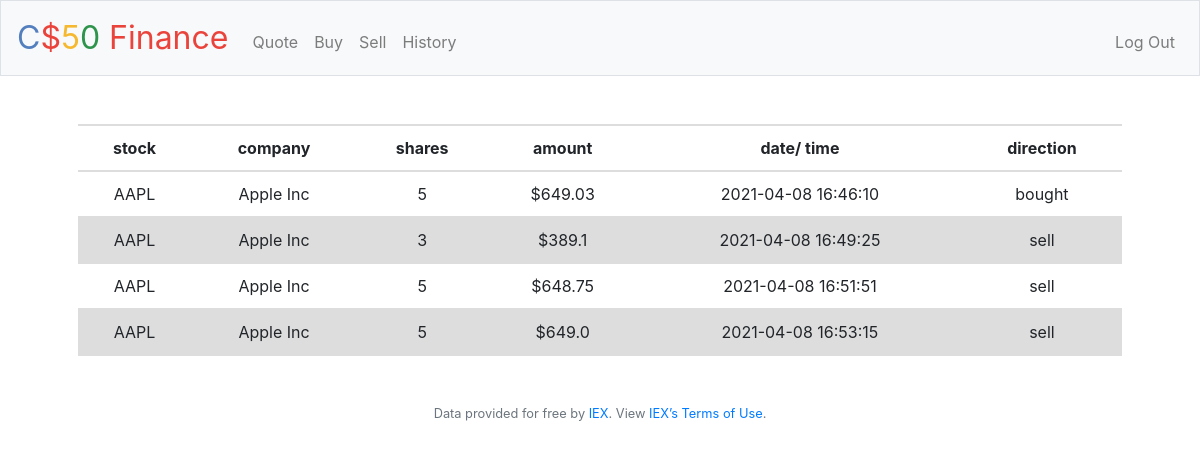
The app's page /history (signed in) with its own data.
### tables this page shows
CREATE TABLE all_transactions (id INTEGER, user_id INTEGER, stock TEXT NOT NULL, company TEXT NOT NULL, shares INTEGER, amount NUMERIC NOT NULL, datetime CHAR(19), direction TEXT NOT NULL, PRIMARY KEY(id));

### application.py (the view)
@app.route("/history")
@login_required
def history():
    history = db.execute("select stock, company, abs(shares) as shares, round(abs(amount),2) as amount, datetime, direction from all_transactions")
    return render_template("history.html", history=history)

### application.py (called while the page is built)
@app.after_request
def after_request(response):
    response.headers["Cache-Control"] = "no-cache, no-store, must-revalidate"
    response.headers["Expires"] = 0
    response.headers["Pragma"] = "no-cache"
    return response

### helpers.py (called while the page is built)
def login_required(f):
    @wraps(f)
    def decorated_function(*args, **kwargs):
        if session.get("user_id") is None:
            return redirect("/login")
        return f(*args, **kwargs)
    return decorated_function

### templates/history.html
{% extends "layout.html" %}
{% block main %}
<div>
    <table style="width:100%">
        <thead>
            <tr>
                <th>stock</th>
                <th>company</th>
                <th>shares</th>
                <th>amount</th>
                <th>date/ time</th>
                <th>direction</th>
            </tr>
        </thead>
        <tbody>
            {% for hist in history %}
                <tr>
                    <td>{{hist.stock}}</td>
                    <td>{{hist.company}}</td>
                    <td>{{hist.shares}}</td>
                    <td>${{hist.amount}}</td>
                    <td>{{hist.datetime}}</td>
                    <td>{{hist.direction}}</td>
                </tr>
                {% endfor %}
        </tbody>
    </table>
</div>
{% endblock %}

### templates/layout.html (shortened to what this page needs)
<!DOCTYPE html>
<html lang="en">
    <head>
        <link rel="stylesheet" href="https://cdn.jsdelivr.net/npm/bootstrap@4.5.3/dist/css/bootstrap.min.css">
        <link href="/static/styles.css" rel="stylesheet">
    </head>
    <body>
        <nav class="navbar navbar-expand-md navbar-light bg-light border">
            <a class="navbar-brand" href="/"><span class="blue">C</span><span class="red">$</span><span class="yellow">5</span><span class="green">0</span> <span class="red">Finance</span></a>
            <div class="collapse navbar-collapse" id="navbar">
                {% if session.user_id %}
                    <ul class="navbar-nav mr-auto mt-2">
                        <li class="nav-item"><a class="nav-link" href="/quote">Quote</a></li>
                        <li class="nav-item"><a class="nav-link" href="/buy">Buy</a></li>
                        <li class="nav-item"><a class="nav-link" href="/sell">Sell</a></li>
                        <li class="nav-item"><a class="nav-link" href="/history">History</a></li>
                    </ul>
                    <ul class="navbar-nav ml-auto mt-2">
                        <li class="nav-item"><a class="nav-link" href="/logout">Log Out</a></li>
                    </ul>
                {% else %}
                    <ul class="navbar-nav ml-auto mt-2">
                        <li class="nav-item"><a class="nav-link" href="/register">Register</a></li>
                        <li class="nav-item"><a class="nav-link" href="/login">Log In</a></li>
                    </ul>
                {% endif %}
            </div>
        </nav>
        <main class="container p-5">
            {% block main %}{% endblock %}
        </main>
        <footer class="small text-center text-muted">
            Data provided for free by <a href="https://iextrading.com/developer">IEX</a>. View <a href="https://iextrading.com/api-exhibit-a/">IEX’s Terms of Use</a>.
        </footer>
    </body>
</html>

### static/styles.css (style rules this page uses)
nav .navbar-brand { font-size: xx-large; }
nav .navbar-brand .blue { color: #537fbe; }
nav .navbar-brand .red { color: #ea433b; }
nav .navbar-brand .yellow { color: #f5b82e; }
nav .navbar-brand .green { color: #2e944b; }
main { overflow-x: auto; text-align: center; }
table, th, td { border: 2px solid #dddddd; border-collapse: collapse; border-left: None; border-right: None; }
th, td { padding: 10px; }
table { border-spacing: 5px; }
tr:nth-child(even) { background-color: #dddddd; }

### records on screen
all_transactions: stock "AAPL", company "Apple Inc", shares "5", amount "649.03", datetime "2021-04-08 16:46:10", direction "bought"
all_transactions: stock "AAPL", company "Apple Inc", shares "3", amount "389.1", datetime "2021-04-08 16:49:25", direction "sell"
all_transactions: stock "AAPL", company "Apple Inc", shares "5", amount "648.75", datetime "2021-04-08 16:51:51", direction "sell"
all_transactions: stock "AAPL", company "Apple Inc", shares "5", amount "649.0", datetime "2021-04-08 16:53:15", direction "sell"
